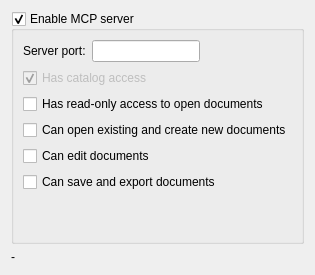
     <widget class="QWidget" name="ai">
      <layout class="QVBoxLayout" name="verticalLayout_4">
       <item>
        <widget class="QGroupBox" name="w_mcpServer">
         <property name="title">
          <string>Enable MCP server</string>
         </property>
         <property name="checkable">
          <bool>true</bool>
         </property>
         <layout class="QVBoxLayout" name="verticalLayout_3">
          <item>
           <layout class="QHBoxLayout" name="horizontalLayout_mcpPort">
            <item>
             <widget class="QLabel" name="w_mcpPortLabel">
              <property name="text">
               <string>Server port:</string>
              </property>
             </widget>
            </item>
            <item>
             <widget class="QLineEdit" name="w_mcpPort">
              <property name="sizePolicy">
               <sizepolicy hsizetype="Preferred" vsizetype="Fixed">
                <horstretch>0</horstretch>
                <verstretch>0</verstretch>
               </sizepolicy>
              </property>
              <property name="maxLength">
               <number>5</number>
              </property>
             </widget>
            </item>
            <item>
             <spacer name="horizontalSpacer_mcpPort">
              <property name="orientation">
               <enum>Qt::Orientation::Horizontal</enum>
              </property>
              <property name="sizeHint" stdset="0">
               <size>
                <width>40</width>
                <height>20</height>
               </size>
              </property>
             </spacer>
            </item>
           </layout>
          </item>
          <item>
           <widget class="QCheckBox" name="w_mcpCatalog">
            <property name="enabled">
             <bool>false</bool>
            </property>
            <property name="text">
             <string>Has catalog access</string>
            </property>
            <property name="checkable">
             <bool>true</bool>
            </property>
            <property name="checked">
             <bool>true</bool>
            </property>
           </widget>
          </item>
          <item>
           <widget class="QCheckBox" name="w_mcpRead">
            <property name="text">
             <string>Has read-only access to open documents</string>
            </property>
           </widget>
          </item>
          <item>
           <widget class="QCheckBox" name="w_mcpOpen">
            <property name="text">
             <string>Can open existing and create new documents</string>
            </property>
           </widget>
          </item>
          <item>
           <widget class="QCheckBox" name="w_mcpEdit">
            <property name="text">
             <string>Can edit documents</string>
            </property>
           </widget>
          </item>
          <item>
           <widget class="QCheckBox" name="w_mcpSave">
            <property name="text">
             <string>Can save and export documents</string>
            </property>
           </widget>
          </item>
          <item>
           <spacer name="verticalSpacer_2">
            <property name="orientation">
             <enum>Qt::Orientation::Vertical</enum>
            </property>
            <property name="sizeHint" stdset="0">
             <size>
              <width>20</width>
              <height>40</height>
             </size>
            </property>
           </spacer>
          </item>
         </layout>
        </widget>
       </item>
       <item>
        <widget class="QLabel" name="w_mcpStatus">
         <property name="text">
          <string notr="true">-</string>
         </property>
         <property name="wordWrap">
          <bool>true</bool>
         </property>
        </widget>
       </item>
      </layout>
     </widget>
